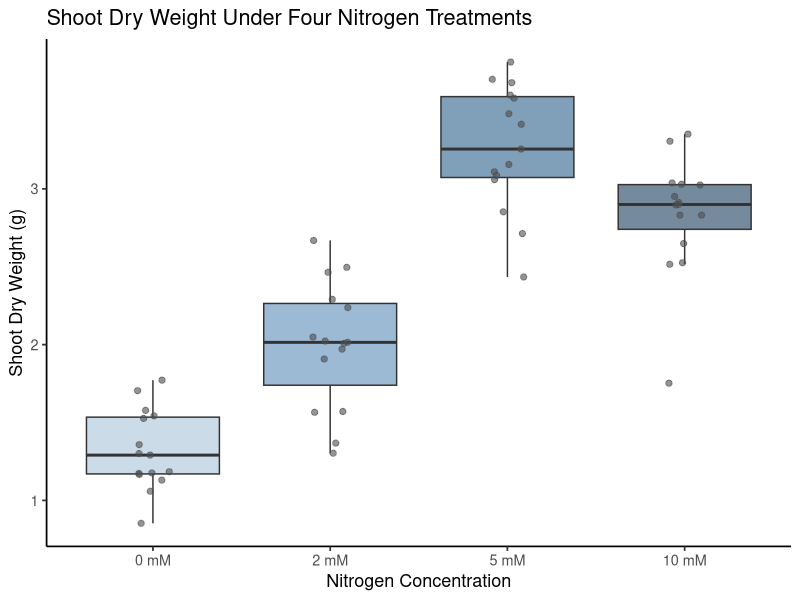
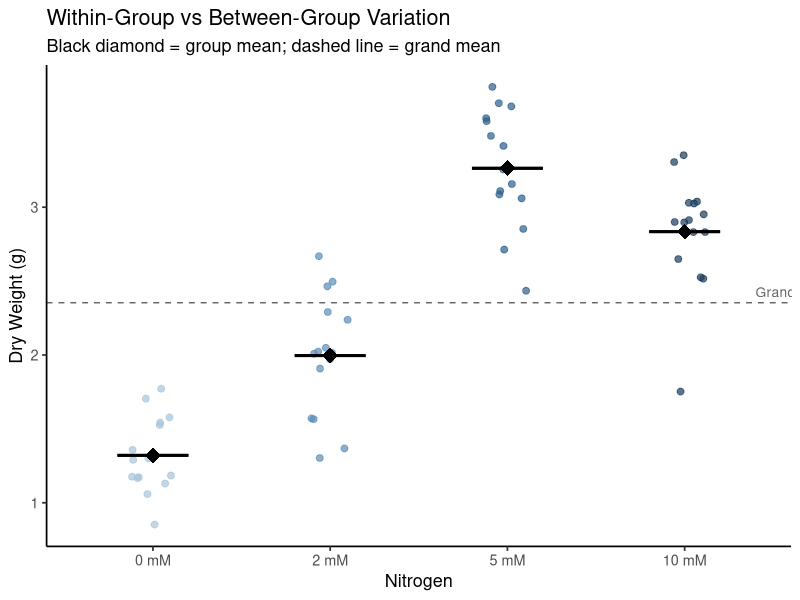
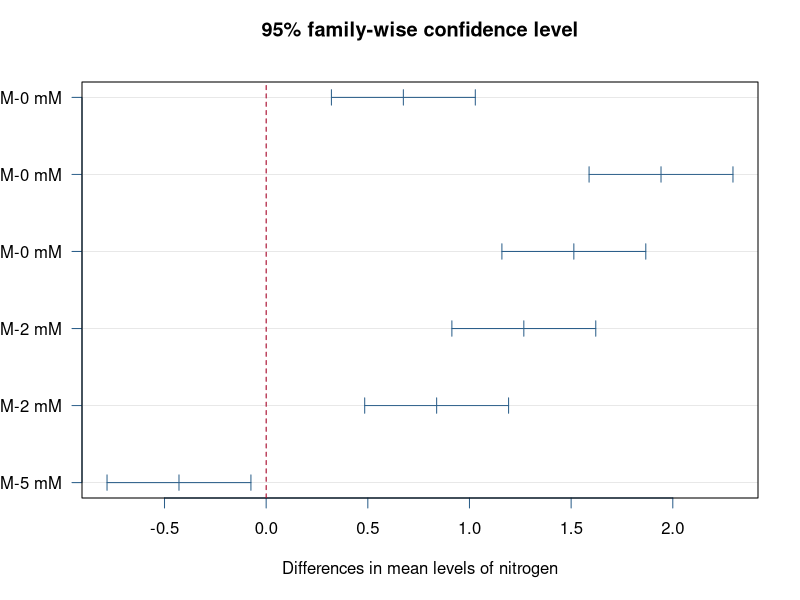
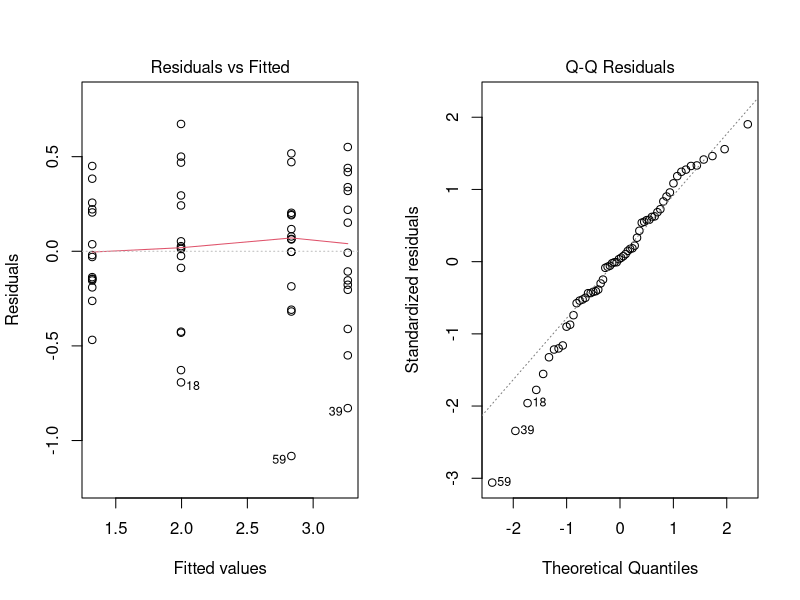

Source code (R) for these figures, in order:
## ---- chunk 1
knitr::opts_chunk$set(echo = TRUE)
## ---- chunk 2
# Demonstrate inflation of Type I error with multiple tests
# Suppose H₀ is true for all pairs (no differences exist)
# If we run k independent tests, each at alpha = 0.05:
k_tests  <- 1:10
family_alpha <- 1 - (1 - 0.05)^k_tests

data.frame(Tests = k_tests,
           Family_wise_error = round(family_alpha, 4))
## ---- chunk 3
set.seed(42)
shoot_weight <- data.frame(
  nitrogen  = rep(c("0 mM", "2 mM", "5 mM", "10 mM"), each = 15),
  dry_weight = c(
    rnorm(15, mean = 1.2, sd = 0.25),   # 0 mM (control)
    rnorm(15, mean = 2.1, sd = 0.30),   # 2 mM
    rnorm(15, mean = 3.4, sd = 0.40),   # 5 mM
    rnorm(15, mean = 2.8, sd = 0.35)    # 10 mM (diminishing returns)
  )
)

# Set factor order
shoot_weight$nitrogen <- factor(shoot_weight$nitrogen,
                                 levels = c("0 mM", "2 mM", "5 mM", "10 mM"))

# Summary statistics
tapply(shoot_weight$dry_weight, shoot_weight$nitrogen,
       function(x) round(c(mean = mean(x), sd = sd(x), n = length(x)), 3))
## ---- chunk 4
library(ggplot2)

ggplot(shoot_weight, aes(x = nitrogen, y = dry_weight, fill = nitrogen)) +
  geom_boxplot(alpha = 0.6, outlier.shape = NA) +
  geom_jitter(width = 0.1, size = 1.8, alpha = 0.6, colour = "grey30") +
  scale_fill_manual(values = c("0 mM"  = "#A8C4D9",
                               "2 mM"  = "#5B8DB8",
                               "5 mM"  = "#2C5F8A",
                               "10 mM" = "#1A3D5C")) +
  labs(title = "Shoot Dry Weight Under Four Nitrogen Treatments",
       x     = "Nitrogen Concentration",
       y     = "Shoot Dry Weight (g)") +
  theme_classic(base_size = 13) +
  theme(legend.position = "none")
## ---- chunk 5
# ANOVA null hypothesis: all four group means are equal
# H₀: mu(0mM) = mu(2mM) = mu(5mM) = mu(10mM)
# H₁: at least one group mean differs

anova_model <- aov(dry_weight ~ nitrogen, data = shoot_weight)
summary(anova_model)
## ---- chunk 6
# Show what F represents: between-group vs within-group variance
grand_mean <- mean(shoot_weight$dry_weight)
group_means <- tapply(shoot_weight$dry_weight, shoot_weight$nitrogen, mean)

cat("Grand mean:", round(grand_mean, 3), "\n")
cat("Group means:\n")
print(round(group_means, 3))
## ---- chunk 7
# Plot showing between-group and within-group variation
ggplot(shoot_weight, aes(x = nitrogen, y = dry_weight, colour = nitrogen)) +
  geom_jitter(width = 0.12, size = 2, alpha = 0.7) +
  geom_hline(yintercept = grand_mean, linetype = "dashed", colour = "grey40") +
  stat_summary(fun = mean, geom = "point", shape = 18,
               size = 5, colour = "black") +
  stat_summary(fun = mean, geom = "errorbar",
               fun.min = mean, fun.max = mean,
               width = 0.4, linewidth = 1, colour = "black") +
  annotate("text", x = 4.4, y = grand_mean + 0.07,
           label = "Grand mean", hjust = 0, colour = "grey40", size = 3.5) +
  scale_colour_manual(values = c("0 mM" = "#A8C4D9", "2 mM" = "#5B8DB8",
                                 "5 mM" = "#2C5F8A", "10 mM" = "#1A3D5C")) +
  labs(title    = "Within-Group vs Between-Group Variation",
       subtitle = "Black diamond = group mean; dashed line = grand mean",
       x = "Nitrogen", y = "Dry Weight (g)") +
  theme_classic(base_size = 13) +
  theme(legend.position = "none")
## ---- chunk 8
# Tukey-Kramer post-hoc comparisons
tukey_result <- TukeyHSD(anova_model)
tukey_result
## ---- chunk 9
# Visualise the pairwise differences with confidence intervals
plot(tukey_result, las = 1, col = "#2C5F8A")
abline(v = 0, col = "#C8102E", lty = 2)
## ---- chunk 10
# ANOVA assumes: (1) normality of residuals, (2) equal variances
par(mfrow = c(1, 2))
plot(anova_model, which = c(1, 2))   # Residuals vs fitted + QQ plot of residuals
par(mfrow = c(1, 1))
## ---- chunk 11
# Complete summary table of means ± SD with significance labels
library(dplyr)

summary_table <- shoot_weight |>
  group_by(nitrogen) |>
  summarise(
    n          = n(),
    mean_g     = round(mean(dry_weight), 2),
    sd_g       = round(sd(dry_weight), 2),
    .groups    = "drop"
  )

print(summary_table)

cat("\nOne-way ANOVA: F(3,56) =",
    round(summary(anova_model)[[1]]$"F value"[1], 2),
    ", p =",
    formatC(summary(anova_model)[[1]]$"Pr(>F)"[1], format = "e", digits = 2), "\n")
cat("Post-hoc comparisons: Tukey-Kramer HSD\n")
